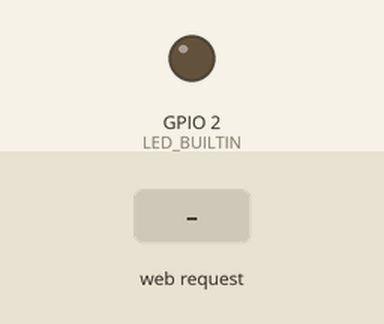
This sketch was run on a simulated ESP32. On the bench: output pins drawn as LEDs (lit = HIGH). Inputs (shaded band) come from the test bench. WiFi joins after 1.5 s; servers stay silent unless stated; what the sketch prints to the serial monitor is not drawn.

Above: at 2.7 s.
2.8 s: HTTP request GET /desligaled received
At 3.9 s:
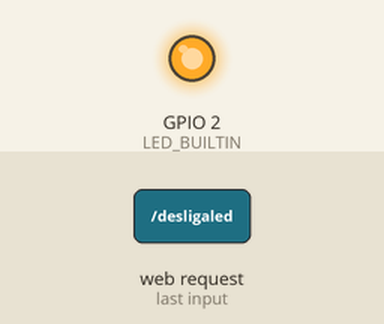
4.3 s: HTTP request GET /ligaled received
At 5.1 s:
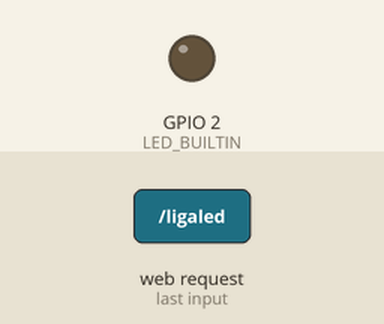
5.8 s: HTTP request GET /desligaled?speed=1 received
At 6.3 s:
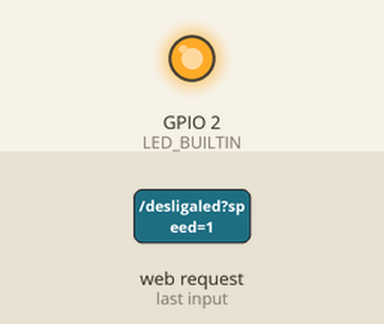
Timing chart, 0 to 8.8 s (numbered marks = the images above; inputs shaded):
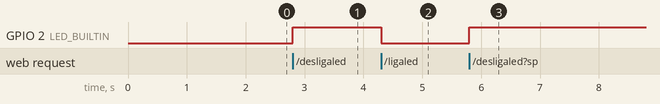

Measured:
- after the input at 2.8 s, GPIO 2 (LED_BUILTIN): LOW → HIGH at once
- after the input at 4.3 s, GPIO 2 (LED_BUILTIN): HIGH → LOW at once
- after the input at 5.8 s, GPIO 2 (LED_BUILTIN): LOW → HIGH at once

The sketch:

OTA_WebServer_LED.ino
```cpp
#include <WiFi.h>
#include <WiFiClient.h>
#include <ESPmDNS.h>
#include <WebServer.h>
#include <ArduinoOTA.h>

#ifndef STASSID
#define STASSID "your-ssid"
#define STAPSK  "your-password"
#endif

const char* ssid = STASSID;
const char* password = STAPSK;

WebServer server(80);

void handleRoot() {
  server.send(200, "text/plain", "hello from esp32!");
}

void handleNotFound() {
  String message = "File Not Found\n\n";
  message += "URI: ";
  message += server.uri();
  message += "\nMethod: ";
  message += (server.method() == HTTP_GET) ? "GET" : "POST";
  message += "\nArguments: ";
  message += server.args();
  message += "\n";
  for (uint8_t i = 0; i < server.args(); i++) {
    message += " " + server.argName(i) + ": " + server.arg(i) + "\n";
  }
  server.send(404, "text/plain", message);
}

void motor() {
  if(server.hasArg("speed")) {
    int speed = server.arg("speed").toInt();

    Serial.println(speed);

    server.send(200, "text/html", "OK! velocidade recebida");
  }
}

void setup() {
  //LED
  pinMode(LED_BUILTIN, OUTPUT);

  // OTA SETUP
  Serial.begin(115200);
  Serial.println("Booting");
  WiFi.mode(WIFI_STA);
  WiFi.begin(ssid, password);
  while (WiFi.waitForConnectResult() != WL_CONNECTED) {
    Serial.println("Connection Failed! Rebooting...");
    delay(500);
    ESP.restart();
  }

  ArduinoOTA.onStart([]() {
    String type;
    if (ArduinoOTA.getCommand() == U_FLASH) {
      type = "sketch";
    } else {
      type = "filesystem";
    }

    Serial.println("Start updating " + type);
  });
  ArduinoOTA.onEnd([]() {
    Serial.println("\nEnd");
  });
  ArduinoOTA.onProgress([](unsigned int progress, unsigned int total) {
    Serial.printf("Progress: %u%%\r", (progress / (total / 100)));
  });
  ArduinoOTA.onError([](ota_error_t error) {
    Serial.printf("Error[%u]: ", error);
    if (error == OTA_AUTH_ERROR) {
      Serial.println("Auth Failed");
    } else if (error == OTA_BEGIN_ERROR) {
      Serial.println("Begin Failed");
    } else if (error == OTA_CONNECT_ERROR) {
      Serial.println("Connect Failed");
    } else if (error == OTA_RECEIVE_ERROR) {
      Serial.println("Receive Failed");
    } else if (error == OTA_END_ERROR) {
      Serial.println("End Failed");
    }
  });
  ArduinoOTA.begin();
  Serial.println("Ready");
  Serial.print("IP address: ");
  Serial.println(WiFi.localIP());

  // END OF OTA SETUP

  //HTTP SERVER?
  if (MDNS.begin("esp32")) {
    Serial.println("MDNS responder started");
  }

  server.on("/", handleRoot);

  server.on("/inline", []() {
    server.send(200, "text/plain", "this works as well");
  });

  server.on("/motor", HTTP_GET, motor);

  server.on("/ligaled", []() {
    server.send(200, "text/plain", "ligou");
    digitalWrite(LED_BUILTIN, LOW);
  });

  server.on("/desligaled", []() {
    server.send(200, "text/plain", "apagou");
    digitalWrite(LED_BUILTIN, HIGH);
  });

  server.onNotFound(handleNotFound);

  server.begin();
  Serial.println("HTTP server started");
  //END OF HTTP SERVER
}

void loop() {
  ArduinoOTA.handle();

  server.handleClient();
  MDNS.update();
}
```
